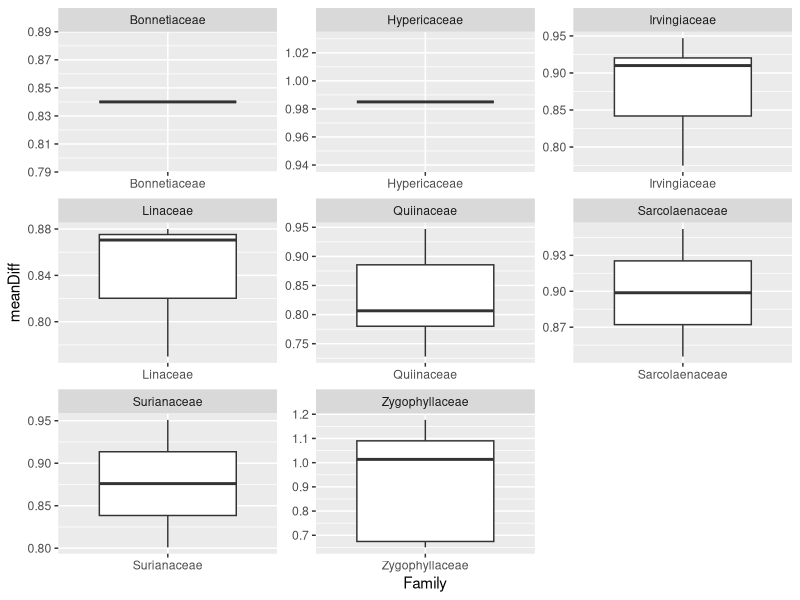
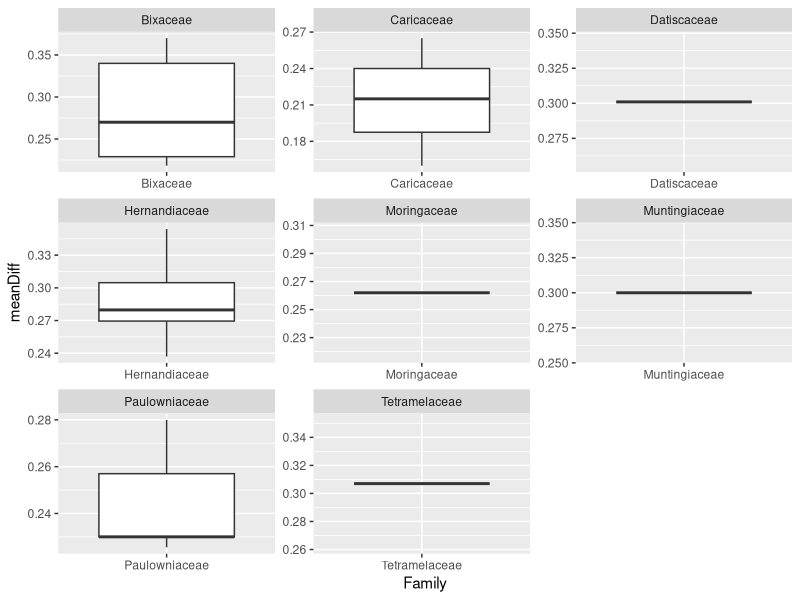

Recreate these plots in R, in order.
#set-up
setwd("C:/Users/luna/Google Drive/Spring_19/compbio/CompBioLabsAndHomework/labs/lab11")
library("tidyverse")
library("ggplot2")
library("dplyr")

#part I
#lab 11 - step 3: import .csv into R and call it "woodData"
woodData <- read.csv("GlobalWoodDensityData.csv", stringsAsFactors = F)

#part II
#lab 11 - step 4a: locate the only row that has no density data entered (marked as NA)
which(is.na(woodData$Wood.density))
    #row number = 12150
#lab 11 - step 4b: remove the row that contains the missing data
woodData <- woodData[-c(12150),]

#lab 11 - step 5: create a new data frame that has each species listed only once, has the family and binomial information for each species, and has the mean of the density measurements for each species
spFaBiWoodData <- summarise(group_by(woodData, Family, Binomial), meanDiff = mean(Wood.density))
    #examine new data frame for accuracy
View(spFaBiWoodData)

#lab 11 - step 6: determine which families of trees have the greatest and least densities
#lab 11 - step 6a: Make a new data frame that has the average density for each Family (and no longer has individual species)
faBiWoodData <- summarise(group_by(woodData, Family), meanDiff = mean(Wood.density))
    #examine new data frame for accuracy
View(faBiWoodData)
#lab 11 - step 6b: Sort the result of problem 6a by MeanDensity (and store the sorted result in a data frame)
sortedWoodData <- arrange(faBiWoodData, desc(meanDiff))
    #examine new data frame for accuracy
View(sortedWoodData)
#lab 11 - step 6c: Using your results from problem 6b... 
    #What are the 8 families with the highest average densities? 
head(sortedWoodData, n = 8)
        #Answer: Hypericaceae, Zygophyllaceae, Irvingiaceae, Sarcolaenaceae, Surianaceae, Linaceae, Bonnetiaceae, Quiinaceae
    #What are the 8 families with the lowest average densities?
tail(sortedWoodData, n = 8)
        #Answer: Tetramelaceae, Datiscaceae, Muntingiaceae, Bixaceae, Hernandiaceae, Moringaceae, Paulowniaceae, Caricaceae

#part III
#lab 11 - step 7: Plotting densities of most and least dense families with facets. The goal of this part is to make two figures using ggplot combined with the results of multiple previous problems. 
    #lab 11 - step 7 - plot 1: Densities of individual species from the families with the highest average densities
        #create a variable using the data found in the first part of step 6c
firstEight <- head(sortedWoodData, n = 8)
        #subset the data
keepCol <- (spFaBiWoodData$Family %in% firstEight$Family)
speciesData <- spFaBiWoodData[keepCol,]
        #plot the top eight families on separate boxplots
ggplot(speciesData, aes(Family, meanDiff)) + geom_boxplot() + facet_wrap(facets = ~Family, scale = "free")
    #lab 11 - step 7 - plot 2: Densities of individual species from the families with the lowest average densities
        #create a variable using the data found in the second part of step 6c
lastEight <- tail(sortedWoodData, n = 8)
        #subset the data
keepCol2 <- (spFaBiWoodData$Family %in% lastEight$Family)
speciesData2 <- spFaBiWoodData[keepCol2,]
        #plot the last eight families on separate boxplots
ggplot(speciesData2, aes(Family, meanDiff)) + geom_boxplot() + facet_wrap(facets = ~Family, scale = "free")

#lab 11 - step 8: create a plot similar to that in Sam's lab 11 assignment (plots are easier to compare the data)
    #did not get to, pushing anyways, may update later